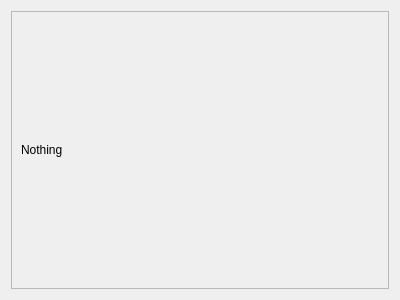
<?xml version="1.0" encoding="UTF-8"?>
<ui version="4.0">
 <class>Warning</class>
 <widget class="QDialog" name="Warning">
  <property name="geometry">
   <rect>
    <x>0</x>
    <y>0</y>
    <width>400</width>
    <height>300</height>
   </rect>
  </property>
  <property name="windowTitle">
   <string>Dialog</string>
  </property>
  <layout class="QVBoxLayout" name="verticalLayout">
   <item>
    <widget class="QFrame" name="frame">
     <property name="frameShape">
      <enum>QFrame::StyledPanel</enum>
     </property>
     <property name="frameShadow">
      <enum>QFrame::Raised</enum>
     </property>
     <layout class="QVBoxLayout" name="verticalLayout_2">
      <item>
       <widget class="QLabel" name="label">
        <property name="text">
         <string>Nothing</string>
        </property>
       </widget>
      </item>
     </layout>
    </widget>
   </item>
  </layout>
 </widget>
 <resources/>
 <connections/>
</ui>
